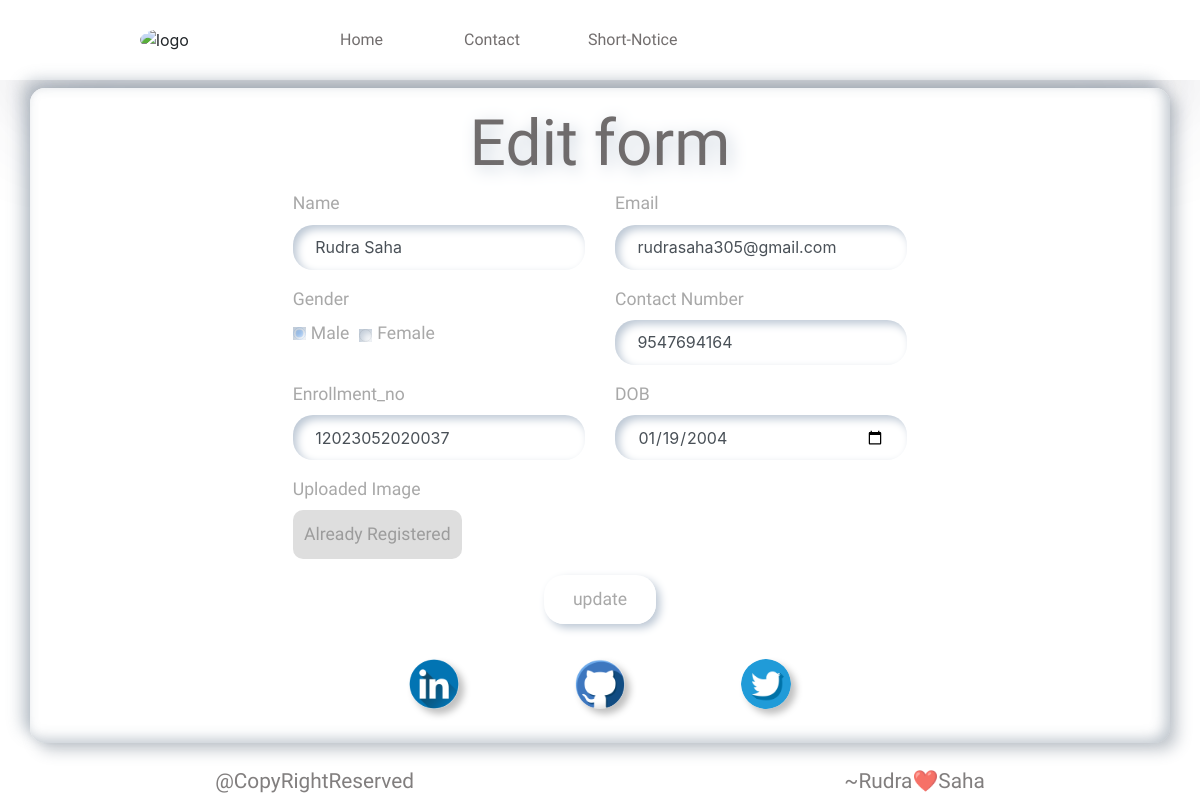
The page /1/edit_user on the database its author committed.
### tables this page shows
CREATE TABLE users (id INTEGER PRIMARY KEY AUTOINCREMENT, name TEXT , email TEXT, gender TEXT, contact TEXT, dob date, Enrollment_no TEXT , profile_pic BLOB);

### crud.py (the view, shortened to what this page needs)
@app.route("/<int:id>/edit_user", methods=("GET", "POST"))
def edit_user(id):
    user = get_post(id)
    return render_template('edit_user.html', user = user)

### crud.py (called while the page is built)
def get_post(id):
    con = sqlite3.connect("users.db")
    con.row_factory = sqlite3.Row
    user = con.execute('SELECT * FROM users WHERE id = ?',(id,)).fetchone()
    con.close()
    if user is None:
        abort(404)
    return user

### Templates/edit_user.html (shortened to what this page needs)
<!DOCTYPE html>
<html>
  <head>
    <link rel="stylesheet"  type="text/css" href="{{url_for('static', filename='styles/edit_user.css')}}">
    <link
      rel="stylesheet"
      href="https://maxcdn.bootstrapcdn.com/bootstrap/4.4.1/css/bootstrap.min.css"
    />
    <link
      rel="stylesheet"
      href="https://cdnjs.cloudflare.com/ajax/libs/font-awesome/4.7.0/css/font-awesome.min.css"
    />
    <link rel="stylesheet" href="https://cdnjs.cloudflare.com/ajax/libs/font-awesome/6.5.2/css/all.min.css" />
  </head>
  <body >
    <nav>
      <img id="logo" src="https://image.pngaaa.com/970/3314970-middle.png" alt="logo">
      <div class="wrap-menu">
        <a class="main-menu" href="/">Home</a>
        <a class="main-menu" href="">Contact</a>
        <a class="main-menu hook" href="">Short-Notice</a>
      </div>
    </nav>
    <section class="contact-from" >
      <div class="container" style="background: #fff;">
        <div id="pad" class="row mt-2">
          <div class="col-md-7 mx-auto">
            <div class="form-wrapper">
              <div class="row">
                <div class="col-md-12">
                  <h2 style="text-align: center;">Edit form</h2>
                </div>
              </div>
              <form method="post" enctype="multipart/form-data">
                <div class="row">
                  <div class="col-md-6">
                    <div class="form-group">
                      <label for="">Name</label>
                      <input
                        style="border: none;"
                        type="text"
                        class="form-control"
                        name="name"
                        value="{{ user['name'] }}"
                        placeholder="name"
                      />
                    </div>
                  </div>
                  <div class="col-md-6">
                    <label for="">Email</label>
                    <div class="form-group">
                      <input
                        style="border: none;"
                        type="email"
                        class="form-control"
                        name="email"
                        value="{{ user['email'] }}"
                        placeholder="email"
                      />
                    </div>
                  </div>
                  <div class="col-md-6" >
                    <label for="">Gender</label>
                    <div class="form-group">
                      <div class="form-check form-check-inline">
                        {% if user['gender'] == "Male" %}
                        <input
                          class="form-check-input"
                          name="gender"
                          type="radio"
                          name="inlineRadioOptions"
                          id="inlineRadio1"
                          value="Male"
                          checked
                        />
                        <label class="form-check-label" for="inlineRadio1"
                          >Male</label
                        >
                        <input
                          class="form-check-input"
                          name="gender"
                          type="radio"
                          name="inlineRadioOptions"
                          id="inlineRadio2"
                          value="Female"
                          placeholder="."
                          style="margin-left: 10px; margin-top: 5px;"
                        />
                        <label class="form-check-label" for="inlineRadio1"
                          >Female</label
                        >
                        {% endif %}
                      </div>
                    </div>
                  </div>
                  <div class="col-md-6">
                    <div class="form-group">
                      <label for="">Contact Number</label>
                      <input
                        style="border: none;"
                        type="text"
                        class="form-control"
                        name="contact"
                        placeholder="Phone number"
                        value="{{ user['contact'] }}"
                      />
                    </div>
                  </div>
                  <div class="col-md-6">
                    <div class="form-group">
                      <label for="">Enrollment_no</label>
                      <input
                        type="text"
                        style="border: none;"
                        name="Enrollment_no"
                        class="form-control"
                        value="{{ user['Enrollment_no']  }}"
                        placeholder="."
                      />
                    </div>
                  </div>
                  <div class="col-md-6">
                    <div class="form-group">
                      <label for="">DOB</label>
                      <input
                        type="date"
                        style="border: none;"
                        name="dob"
                        class="form-control"
                        value="{{ user['dob']  }}"
                        placeholder="."
                      />
                    </div>
                  </div>
                  <div class="col-md-6">
                    <label for="">Uploaded Image</label>
                    <div class="form-group">
                      <label id="green" class="form-check-label"
                      >Already Registered<br />
                    </label>
                    </div>
                  </div>
                </div>
                <div class="row">
                  <button id="update_button" class="btn mx-auto">Update</button>
                </div>
                <div class="row" id="copyright">
                  <a href=""><img src="../static/images/linkedin.png" alt="linkdein"></a>
                  <a href=""><img src="../static/images/social.png" alt="Github"></a>
                  <a href=""><img src="../static/images/twitter-logo.png" alt="Twitter"></a>
                </div>
              </form>
            </div>
          </div>
        </div>
      </div>
    </section>
    <footer style="display: flex; align-items: center; justify-content: space-around;"><p>@CopyRightReserved</p>
              <p>~Rudra❤️Saha</p>
  </footer>
  </body>
</html>

### static/styles/edit_user.css (style rules this page uses)
#green { background: #c5c5c590; padding: .7rem; border-radius: 10px; }
nav { width: 100%; height: 10vh; display: flex !important; align-items: center !important; justify-content: space-evenly !important; box-shadow: rgba(50, 50, 93, 0.25) 0px 50px 100px -20px, rgba(0, 0, 0, 0.3) 0px 30px 60px -30px; }
.wrap-menu { width: 60% !important; display: flex; gap: 3vh; }
footer { width: 100%; height: 7.7vh; margin-top: .5rem; }
footer p { font-size: 1.3rem !important; margin-bottom: 0 !important; color: rgba(87, 84, 84, 0.753); }
#pad { padding: 1.1rem; }
#logo { width: 60px; mix-blend-mode: multiply; border-radius: 50%; }
.main-menu { width: 100px; font-family: "Holtwood One SC", serif; font-weight: 400; font-style: normal; white-space: nowrap; color: #565252d5; }
#copyright { margin-top: 1.2rem; padding: 1rem; display: flex; align-items: center; justify-content: space-evenly; }
#copyright img { width: 50px; border-radius: 50%; box-shadow: 5px 5px 7px rgb(0 0 0 / 25%), inset 2px 2px 5px rgb(255 255 255 / 25%), inset -3px -3px 5px rgb(0 0 0 / 12%); }
h2 { font-family: "Holtwood One SC", serif; font-weight: 400; font-style: normal; font-size: 4rem !important; color: #565252d5; filter: drop-shadow(4px 4px 8px rgb(189 200 213)) !important; }
label,#name , #email , #contact ,#dob ,#profile_pi ,#update_button ,p { font-family: "Protest Strike", sans-serif; font-weight: 400; font-style: normal; color: #777777a4; border: none; font-size: 1.1rem !important; }
.container { border-radius: 15px; min-height: 80vh; cursor: pointer; box-shadow: 7px 7px 15px #45566754, -8px -8px 15px rgb(81 101 121 / 35%), inset -5px -4px 13px 0px rgb(81 101 121 / 35%), inset 6px 7px 12px 0px rgb(255 255 255 / 94%); }
input { box-shadow: inset 4px 4px 8px rgb(189 200 213), inset -4px -4px 8px rgb(255 255 255); outline: none; border: none; cursor: pointer; padding: 1.4rem !important; border-radius: 20px !important; }
#update_button { border: none; padding: .7rem 1.8rem; font-size: 1.2rem; text-transform: lowercase; box-shadow: 4px 4px 8px rgb(189 200 213), inset -4px -4px 8px rgb(255 255 255); border-radius: 20px; }

### rows shown on the page
users: name "Rudra Saha", email "rudrasaha305@gmail.com", contact "9547694164", Enrollment_no "12023052020037", dob "01/19/2004"
